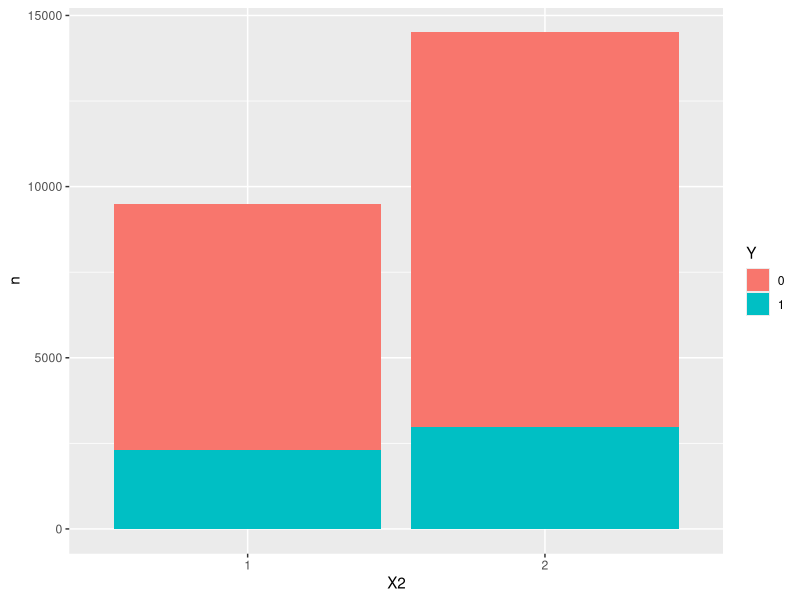
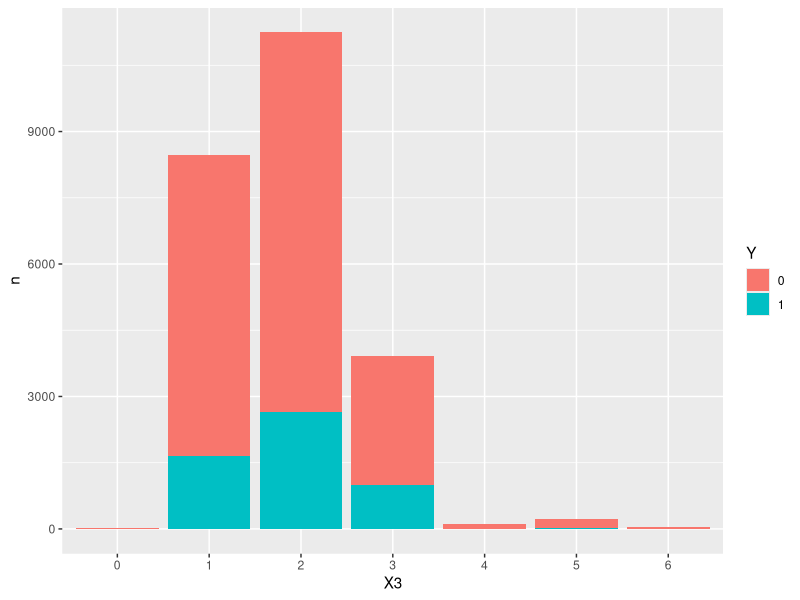
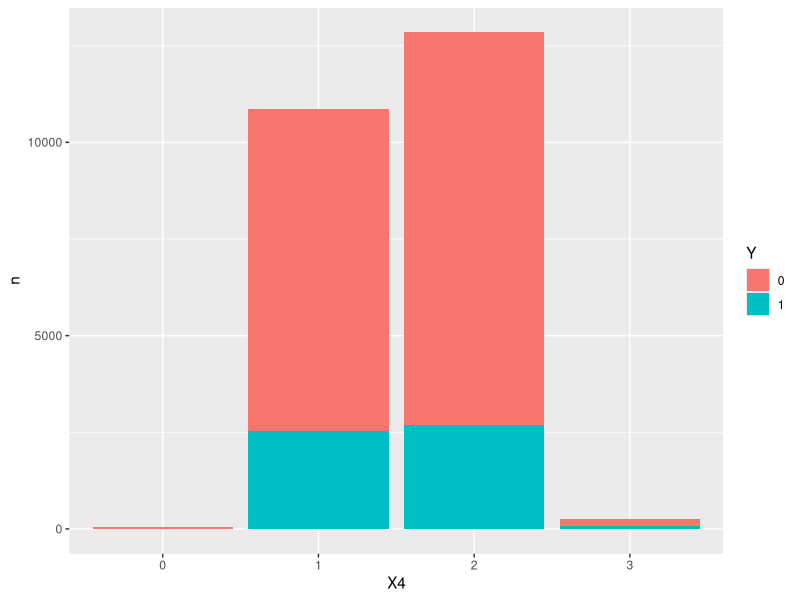
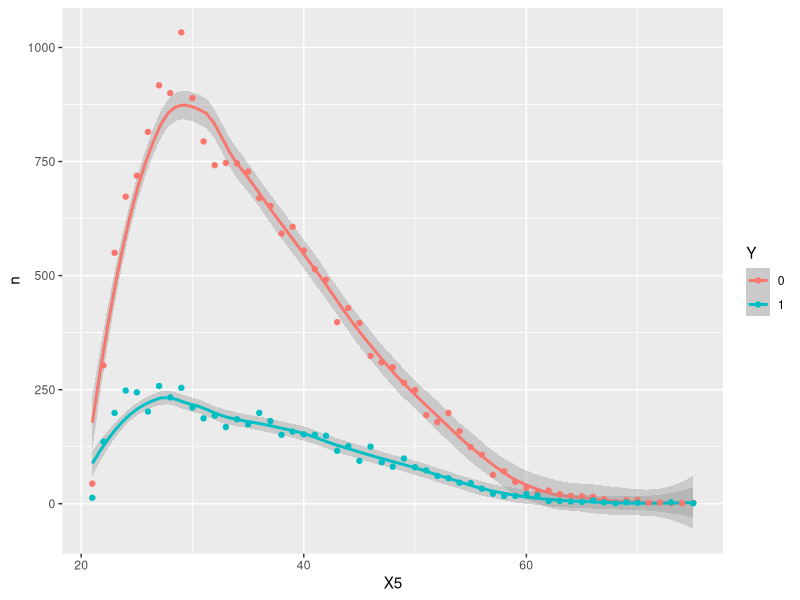
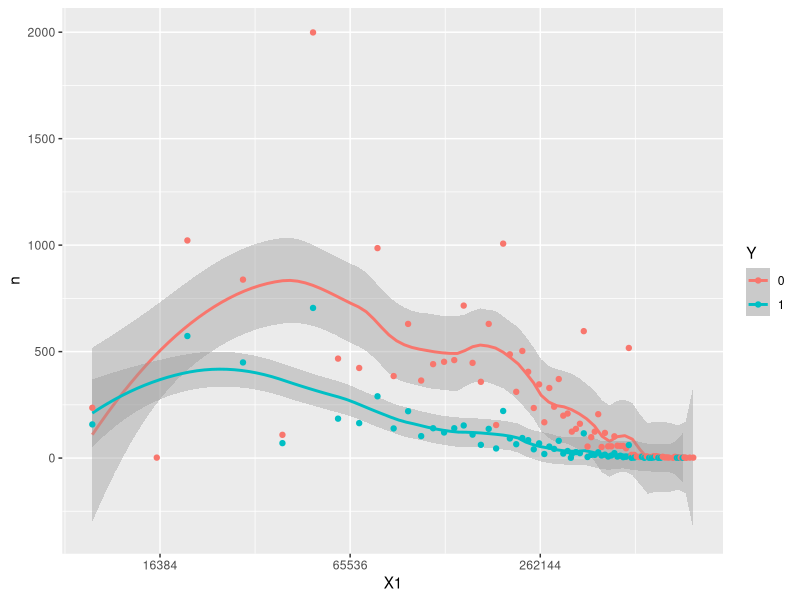

Reproduce these figures in R, in order.
## Introduction ##

if (!require(tidyverse)) install.packages('tidyverse')
if (!require(lattice)) install.packages('lattice')
if (!require(caret)) install.packages('caret')
if (!require(readxl)) install.packages('readxl')
library(tidyverse)
library(lattice)
library(caret)
library(readxl)

credit_card <- read_xlsx("data/default of credit card clients.xlsx")

head(credit_card)

nrow(credit_card)
n_distinct(credit_card$...1)

credit_card <- credit_card[,-1]
col_description <- credit_card[1,]
credit_card <- credit_card[-1,]

class(col_description)
t(col_description)

credit_card[,-c(2,3,4,24)] <- as_tibble(sapply(credit_card[,-c(2,3,4,24)], as.numeric))
credit_card$X2 <- as.factor(credit_card$X2)
credit_card$X3 <- as.factor(credit_card$X3)
credit_card$X4 <- as.factor(credit_card$X4)
credit_card$Y <- as.factor(credit_card$Y)

set.seed(1, sample.kind = "Rounding")
test_index <- createDataPartition(y = credit_card$Y, times = 1,p = 0.2, list = FALSE)
historic <- credit_card[-test_index,]
validation <- credit_card[test_index,]

summary(historic)

mean(historic$Y == "1")
mean(historic$X2 == "1")
mean(historic$X4 == "1")

historic %>% group_by(X2,Y) %>% summarize(n = n()) %>% ggplot() + geom_col(aes(X2,n, fill = Y))
historic %>% group_by(X2) %>% summarize(rate = mean(Y == "1"), n = n())

historic %>% group_by(X3,Y) %>% summarize(n = n()) %>% ggplot() + geom_col(aes(X3,n, fill = Y))
historic %>% group_by(X3) %>% summarize(rate = mean(Y == "1"), n = n())

historic %>% group_by(X4,Y) %>% summarize(n = n()) %>% ggplot() + geom_col(aes(X4,n, fill = Y))
historic %>% group_by(X4) %>% summarize(rate = mean(Y == "1"), n = n())

historic %>% group_by(X5,Y) %>% summarize(n = n()) %>% ggplot(aes(X5, n, color = Y)) + geom_smooth(span = 0.4) + geom_point()
historic %>% group_by(Y) %>% summarize(rate = mean(X5), n = n())

historic %>% group_by(X1,Y) %>% summarize(n = n()) %>% ggplot(aes(X1, n, color = Y)) + geom_smooth(span = 0.3) + geom_point() + scale_x_continuous(trans='log2')
historic %>% group_by(Y) %>% summarize(rate = mean(X1), n = n())



